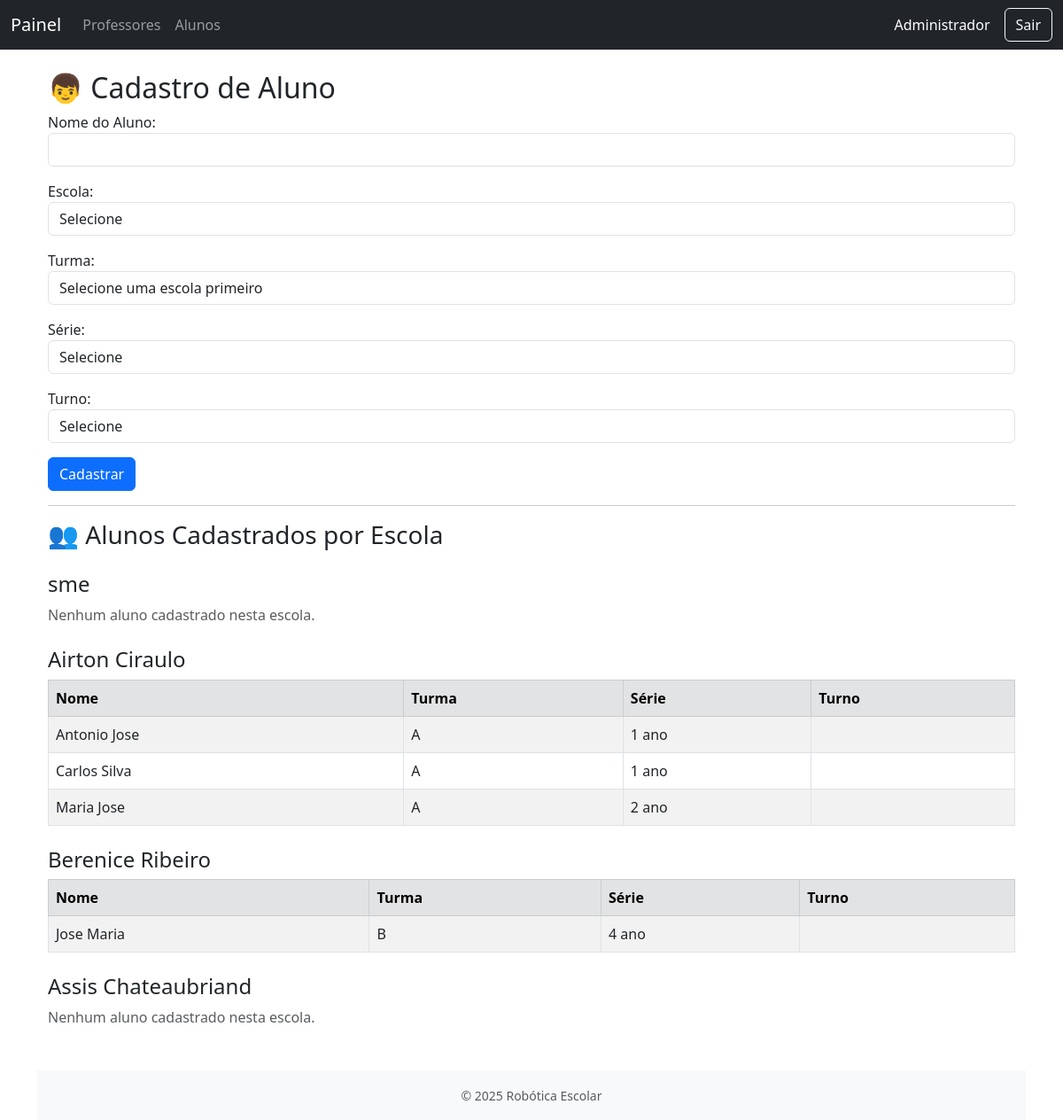
The page /cadastro_aluno.php (signed in) on the database its author committed.
### tables this page shows
CREATE TABLE `escolas` (
  `id` int NOT NULL,
  `nome` varchar(255) DEFAULT NULL,
  `endereco` text
);

CREATE TABLE `alunos` (
  `id` int NOT NULL,
  `nome` varchar(255) DEFAULT NULL,
  `serie_id` int DEFAULT NULL,
  `turma_id` int DEFAULT NULL,
  `turno_id` int DEFAULT NULL,
  `escola_id` int DEFAULT NULL
);

CREATE TABLE `turmas` (
  `id` int NOT NULL,
  `nome` varchar(100) DEFAULT NULL,
  `escola_id` int DEFAULT NULL
);

CREATE TABLE `series` (
  `id` int NOT NULL,
  `nome` varchar(100) DEFAULT NULL
);

### cadastro_aluno.php (the view, shortened to what this page needs)
<?php
require 'config/db.php';
require 'includes/header.php';
?>
<!DOCTYPE html>
<html lang="pt-br">
<head>
  <link href="https://cdn.jsdelivr.net/npm/bootstrap@5.3.0/dist/css/bootstrap.min.css" rel="stylesheet">
</head>
<body>
<div class="container mt-4">
  <h2>👦 Cadastro de Aluno</h2>
  <form method="POST">
    <div class="mb-3">
      <label>Nome do Aluno:</label>
      <input type="text" name="nome" class="form-control" required>
    </div>
    <div class="mb-3">
      <label>Escola:</label>
      <select name="escola_id" id="escola_select" class="form-control" required>
        <option value="">Selecione</option>
        <?php
        $escolas = $pdo->query("SELECT * FROM escolas")->fetchAll();
        ?>
      </select>
    </div>
    <div class="mb-3">
      <label>Turma:</label>
      <div class="position-relative">
        <select name="turma_id" id="turma_select" class="form-control" required>
          <option value="">Selecione uma escola primeiro</option>
        </select>
      </div>
    </div>
    <div class="mb-3">
      <label>Série:</label>
      <select name="serie_id" class="form-control" required>
        <option value="">Selecione</option>
      </select>
    </div>
    <div class="mb-3">
      <label>Turno:</label>
      <select name="turno_id" class="form-control" required>
        <option value="">Selecione</option>
      </select>
    </div>
    <button type="submit" class="btn btn-primary">Cadastrar</button>
  </form>
  <hr>
  <h3>👥 Alunos Cadastrados por Escola</h3>
  <?php
  $escolas = $pdo->query("SELECT * FROM escolas")->fetchAll();
  foreach ($escolas as $escola):
    echo "<h4 class='mt-4'>{$escola['nome']}</h4>";
    $stmt = $pdo->prepare("
      SELECT alunos.nome AS aluno_nome, turmas.nome AS turma_nome, series.nome AS serie_nome, turnos.nome AS turno_nome
      FROM alunos
      LEFT JOIN turmas ON alunos.turma_id = turmas.id
      LEFT JOIN series ON alunos.serie_id = series.id
      LEFT JOIN turnos ON alunos.turno_id = turnos.id
      WHERE alunos.escola_id = ?
    ");
    $stmt->execute([$escola['id']]);
    $alunos = $stmt->fetchAll();
    if ($alunos):
  ?>
    <table class="table table-bordered table-striped">
      <thead class="table-secondary">
        <tr>
          <th>Nome</th>
          <th>Turma</th>
          <th>Série</th>
          <th>Turno</th>
        </tr>
      </thead>
      <tbody>
        <?php foreach ($alunos as $aluno): ?>
          <tr>
            <td><?= htmlspecialchars($aluno['aluno_nome']) ?></td>
            <td><?= htmlspecialchars($aluno['turma_nome']) ?></td>
            <td><?= htmlspecialchars($aluno['serie_nome']) ?></td>
            <td><?= htmlspecialchars($aluno['turno_nome']) ?></td>
          </tr>
        <?php endforeach; ?>
      </tbody>
    </table>
  <?php else: ?>
    <p class="text-muted">Nenhum aluno cadastrado nesta escola.</p>
  <?php endif; endforeach; ?>
</div>
<footer class="bg-light text-center text-muted py-3 mt-5">
  <small>&copy; <?= date('Y') ?> Robótica Escolar</small>
</footer>
</body>
</html>

### includes/header.php (shortened to what this page needs)
<!DOCTYPE html>
<html lang="pt-br">
<head>
  <link href="https://cdn.jsdelivr.net/npm/bootstrap@5.3.0/dist/css/bootstrap.min.css" rel="stylesheet">
</head>
<body>
<nav class="navbar navbar-expand-lg navbar-dark bg-dark">
  <div class="container-fluid">
    <a class="navbar-brand" href="admin.php">Painel</a>
    <div class="collapse navbar-collapse">
      <ul class="navbar-nav me-auto">
        <li class="nav-item"><a class="nav-link" href="cadastro_professor.php">Professores</a></li>
        <li class="nav-item"><a class="nav-link" href="cadastro_aluno.php">Alunos</a></li>
      </ul>
      <span class="navbar-text text-white me-3">
        <?= $_SESSION['nome'] ?? 'Visitante' ?>
      </span>
      <a class="btn btn-outline-light" href="logout.php">Sair</a>
    </div>
  </div>
</nav>
<div class="container mt-4">

### rows shown on the page
escolas: nome "sme", shows "Nenhum aluno cadastrado nesta escola."
escolas: nome "Airton Ciraulo"
alunos: nome "Antonio Jose", turma.nome "A", serie.nome "1 ano"
alunos: nome "Carlos Silva", turma.nome "A", serie.nome "1 ano"
alunos: nome "Maria Jose", turma.nome "A", serie.nome "2 ano"
escolas: nome "Berenice Ribeiro"
alunos: nome "Jose Maria", turma.nome "B", serie.nome "4 ano"
escolas: nome "Assis Chateaubriand", shows "Nenhum aluno cadastrado nesta escola."

### other values the page prints
$_SESSION['nome'] "Administrador"
